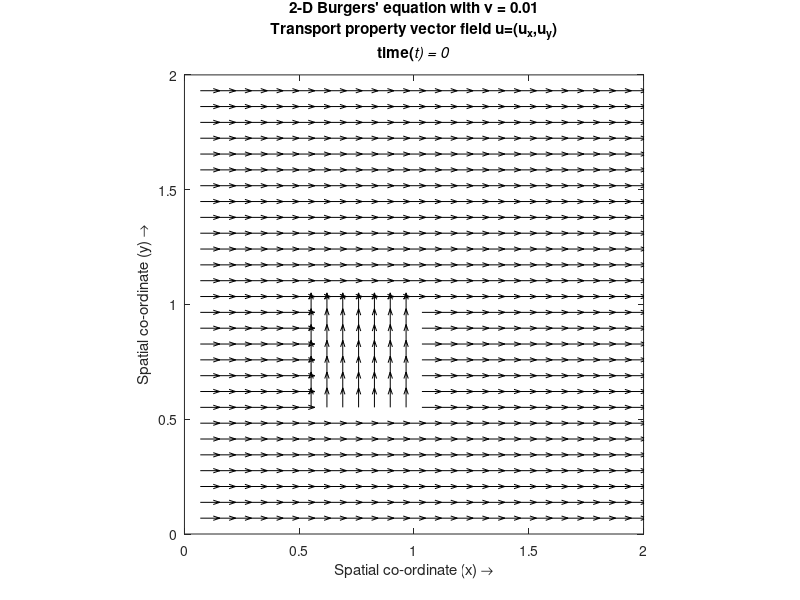

MATLAB code to generate this figure: (Note: this script raises an error after producing the figure.)
% Simulating the 2-D Burgers' equation by the Finite Difference Method
...(a time march)
% Numerical scheme used is a first order upwind in time and for the
...first order partial space derivatives, while a central difference
...for the second order spatial derivatives

%%
%Specifying Parameters
nx=30;                           %Number of steps in space(x)
ny=30;                           %Number of steps in space(y)       
nt=60;                           %Number of time steps 
dt=0.01;                         %Width of each time step
dx=2/(nx-1);                     %Width of space step(x)
dy=2/(ny-1);                     %Width of space step(y)
x=0:dx:2;                        %Range of x(0,2) and specifying the grid points
y=0:dy:2;                        %Range of y(0,2) and specifying the grid points
vis=0.01;                        %Diffusion coefficient/viscosity
u=zeros(nx,ny);                  %Preallocating u
un=zeros(nx,ny);                 %Preallocating un
v=zeros(nx,ny);                  %Preallocating v
vn=zeros(nx,ny);                 %Preallocating vn
rhsx=zeros(nx,ny);
rhsy=zeros(nx,ny);

%%
% Initial Conditions
for i=1:nx
    for j=1:ny
        if ((0.5<=y(j))&&(y(j)<=1)&&(0.5<=x(i))&&(x(i)<=1))
            u(i,j)=0;
            v(i,j)=1;
        else
            u(i,j)=1;
            v(i,j)=0;
        end
    end
end

%%
%Boundary conditions
u(1,:)=0;
u(nx,:)=0;
u(:,1)=0;
u(:,ny)=0;
v(1,:)=0;
v(nx,:)=0;
v(:,1)=0;
v(:,ny)=0;

%%
%Calculating the coefficient matrix for the implicit scheme
Ex=(vis*dt/dx^2)*sparse(2:nx,1:nx-1,1,nx,nx);
Dx=Ex+Ex'-(2*dt*vis/dx^2)*speye(nx);
Ey=(vis*dt/dy^2)*sparse(2:ny,1:ny-1,1,ny,ny);
Dy=Ey+Ey'-(2*dt*vis/dy^2)*speye(ny);
d=kron(Dy,speye(nx))+kron(speye(ny),Dx);
D=d-speye(nx*ny);

%%
%Calculating the velocity profile for each time step
i=2:nx-1;
j=2:ny-1;
m=2:nx;
n=2:ny;
for it=0:nt
    un=u;
    vn=v;
    %plotting the velocity field
    h=quiver(x,y,u',v','k');
    axis([0 2 0 2])
    axis square
    title({['2-D Burgers'' equation with {\nu} = ',num2str(vis)];'Transport property vector field {\bfu}=(u_x,u_y)';['time(\itt) = ',num2str(dt*it)]})
    xlabel('Spatial co-ordinate (x) \rightarrow')
    ylabel('Spatial co-ordinate (y) \rightarrow')
    drawnow;
    refreshdata(h)
    %Uncomment as necessary
    %---------------
    %Implicit method:
    
    rhsx(m,n)=un(m,n)-(dt*un(m,n).*(un(m,n)-un(m-1,n))/dx)-(dt*vn(m,n).*(un(m,n)-un(m,n-1))/dy);
    rhsy(m,n)=vn(m,n)-(dt*un(m,n).*(vn(m,n)-vn(m-1,n))/dx)-(dt*vn(m,n).*(vn(m,n)-vn(m,n-1))/dy);
    bx=-reshape(rhsx,[],1);
    bx(1:nx)=0;bx(nx*(ny-1)+1:nx*ny)=0;         %Imposing boundary conditions
    bx(1:nx:nx*(ny-1)+1)=0;bx(nx:nx:nx*ny)=0;   ... on b itself
    solx=D\bx;
    u=reshape(solx,nx,ny);
    by=-reshape(rhsy,[],1);
    by(1:nx)=0;by(nx*(ny-1)+1:nx*ny)=0;         %Imposing boundary conditions
    by(1:nx:nx*(ny-1)+1)=0;by(nx:nx:nx*ny)=0;   ... on b itself
    soly=D\by;
    v=reshape(soly,nx,ny);
    %}
    %---------------
    %Explicit mathod
    %{
    u(i,j)=un(i,j)-(dt*(un(i,j)-un(i-1,j)).*un(i,j)/dx)-(dt*(un(i,j)-un(i,j-1)).*vn(i,j)/dy)+(vis*dt*(un(i+1,j)-2*un(i,j)+un(i-1,j))/(dx*dx))+(vis*dt*(un(i,j-1)-2*un(i,j)+un(i,j+1))/(dy*dy));
    v(i,j)=vn(i,j)-(dt*(vn(i,j)-vn(i-1,j)).*un(i,j)/dx)-(dt*(vn(i,j)-vn(i,j-1)).*vn(i,j)/dy)+(vis*dt*(vn(i+1,j)-2*vn(i,j)+vn(i-1,j))/(dx*dx))+(vis*dt*(vn(i,j-1)-2*vn(i,j)+vn(i,j+1))/(dy*dy));
    %Boundary Conditions
    u(1,:)=0;
    u(nx,:)=0;
    u(:,1)=0;
    u(:,ny)=0;
    v(1,:)=0;
    v(nx,:)=0;
    v(:,1)=0;
    v(:,ny)=0;
    %}
end